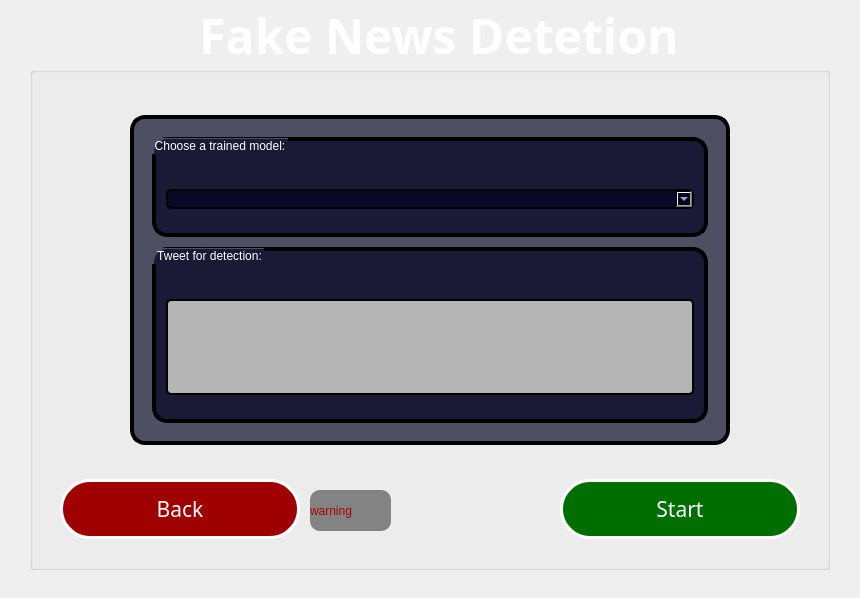
<?xml version="1.0" encoding="UTF-8"?>
<ui version="4.0">
 <class>FakeNewsWindow</class>
 <widget class="QMainWindow" name="FakeNewsWindow">
  <property name="geometry">
   <rect>
    <x>0</x>
    <y>0</y>
    <width>860</width>
    <height>598</height>
   </rect>
  </property>
  <property name="windowTitle">
   <string>Fake News Detection</string>
  </property>
  <widget class="QWidget" name="centralwidget">
   <widget class="QLabel" name="backgroundImg">
    <property name="geometry">
     <rect>
      <x>0</x>
      <y>0</y>
      <width>860</width>
      <height>600</height>
     </rect>
    </property>
    <property name="text">
     <string/>
    </property>
    <property name="pixmap">
     <pixmap>resources/background.jpg</pixmap>
    </property>
    <property name="scaledContents">
     <bool>true</bool>
    </property>
   </widget>
   <widget class="QGroupBox" name="groupBox">
    <property name="enabled">
     <bool>true</bool>
    </property>
    <property name="geometry">
     <rect>
      <x>30</x>
      <y>0</y>
      <width>800</width>
      <height>570</height>
     </rect>
    </property>
    <property name="palette">
     <palette>
      <active>
       <colorrole role="WindowText">
        <brush brushstyle="SolidPattern">
         <color alpha="255">
          <red>255</red>
          <green>255</green>
          <blue>255</blue>
         </color>
        </brush>
       </colorrole>
       <colorrole role="Button">
        <brush brushstyle="SolidPattern">
         <color alpha="255">
          <red>0</red>
          <green>0</green>
          <blue>127</blue>
         </color>
        </brush>
       </colorrole>
       <colorrole role="Text">
        <brush brushstyle="SolidPattern">
         <color alpha="255">
          <red>255</red>
          <green>255</green>
          <blue>255</blue>
         </color>
        </brush>
       </colorrole>
       <colorrole role="ButtonText">
        <brush brushstyle="SolidPattern">
         <color alpha="255">
          <red>255</red>
          <green>255</green>
          <blue>255</blue>
         </color>
        </brush>
       </colorrole>
       <colorrole role="Base">
        <brush brushstyle="SolidPattern">
         <color alpha="255">
          <red>255</red>
          <green>255</green>
          <blue>255</blue>
         </color>
        </brush>
       </colorrole>
       <colorrole role="ToolTipText">
        <brush brushstyle="SolidPattern">
         <color alpha="255">
          <red>0</red>
          <green>0</green>
          <blue>0</blue>
         </color>
        </brush>
       </colorrole>
      </active>
      <inactive>
       <colorrole role="WindowText">
        <brush brushstyle="SolidPattern">
         <color alpha="255">
          <red>255</red>
          <green>255</green>
          <blue>255</blue>
         </color>
        </brush>
       </colorrole>
       <colorrole role="Button">
        <brush brushstyle="SolidPattern">
         <color alpha="255">
          <red>0</red>
          <green>0</green>
          <blue>127</blue>
         </color>
        </brush>
       </colorrole>
       <colorrole role="Text">
        <brush brushstyle="SolidPattern">
         <color alpha="255">
          <red>255</red>
          <green>255</green>
          <blue>255</blue>
         </color>
        </brush>
       </colorrole>
       <colorrole role="ButtonText">
        <brush brushstyle="SolidPattern">
         <color alpha="255">
          <red>255</red>
          <green>255</green>
          <blue>255</blue>
         </color>
        </brush>
       </colorrole>
       <colorrole role="Base">
        <brush brushstyle="SolidPattern">
         <color alpha="255">
          <red>255</red>
          <green>255</green>
          <blue>255</blue>
         </color>
        </brush>
       </colorrole>
       <colorrole role="ToolTipText">
        <brush brushstyle="SolidPattern">
         <color alpha="255">
          <red>0</red>
          <green>0</green>
          <blue>0</blue>
         </color>
        </brush>
       </colorrole>
      </inactive>
      <disabled>
       <colorrole role="WindowText">
        <brush brushstyle="SolidPattern">
         <color alpha="255">
          <red>255</red>
          <green>255</green>
          <blue>255</blue>
         </color>
        </brush>
       </colorrole>
       <colorrole role="Button">
        <brush brushstyle="SolidPattern">
         <color alpha="255">
          <red>0</red>
          <green>0</green>
          <blue>127</blue>
         </color>
        </brush>
       </colorrole>
       <colorrole role="Text">
        <brush brushstyle="SolidPattern">
         <color alpha="255">
          <red>255</red>
          <green>255</green>
          <blue>255</blue>
         </color>
        </brush>
       </colorrole>
       <colorrole role="ButtonText">
        <brush brushstyle="SolidPattern">
         <color alpha="255">
          <red>255</red>
          <green>255</green>
          <blue>255</blue>
         </color>
        </brush>
       </colorrole>
       <colorrole role="Base">
        <brush brushstyle="SolidPattern">
         <color alpha="255">
          <red>240</red>
          <green>240</green>
          <blue>240</blue>
         </color>
        </brush>
       </colorrole>
       <colorrole role="ToolTipText">
        <brush brushstyle="SolidPattern">
         <color alpha="255">
          <red>0</red>
          <green>0</green>
          <blue>0</blue>
         </color>
        </brush>
       </colorrole>
      </disabled>
     </palette>
    </property>
    <property name="font">
     <font>
      <family>Sitka Heading</family>
      <pointsize>36</pointsize>
      <weight>75</weight>
      <bold>true</bold>
      <underline>false</underline>
     </font>
    </property>
    <property name="styleSheet">
     <string notr="true">color: rgb(255, 255, 255);</string>
    </property>
    <property name="title">
     <string>Fake News Detetion</string>
    </property>
    <property name="alignment">
     <set>Qt::AlignCenter</set>
    </property>
    <widget class="QPushButton" name="startBtn">
     <property name="enabled">
      <bool>true</bool>
     </property>
     <property name="geometry">
      <rect>
       <x>530</x>
       <y>479</y>
       <width>240</width>
       <height>60</height>
      </rect>
     </property>
     <property name="font">
      <font>
       <family>Sitka Small</family>
       <pointsize>16</pointsize>
       <weight>9</weight>
       <italic>false</italic>
       <bold>false</bold>
      </font>
     </property>
     <property name="acceptDrops">
      <bool>false</bool>
     </property>
     <property name="autoFillBackground">
      <bool>false</bool>
     </property>
     <property name="styleSheet">
      <string notr="true">background-color: rgb(0, 111, 0);

font: 75 16pt &quot;Sitka Small&quot;;
color: rgb(255, 255, 255);
border-width: 3px;
border-radius: 30px;
border-color: rgb(255, 255, 255);
border-style: solid;

alternate-background-color: rgb(135, 135, 135);</string>
     </property>
     <property name="text">
      <string>Start</string>
     </property>
     <property name="checkable">
      <bool>false</bool>
     </property>
     <property name="autoDefault">
      <bool>false</bool>
     </property>
     <property name="default">
      <bool>false</bool>
     </property>
     <property name="flat">
      <bool>false</bool>
     </property>
    </widget>
    <widget class="QPushButton" name="backBtn">
     <property name="enabled">
      <bool>true</bool>
     </property>
     <property name="geometry">
      <rect>
       <x>30</x>
       <y>479</y>
       <width>240</width>
       <height>60</height>
      </rect>
     </property>
     <property name="font">
      <font>
       <family>Sitka Small</family>
       <pointsize>16</pointsize>
       <weight>9</weight>
       <italic>false</italic>
       <bold>false</bold>
      </font>
     </property>
     <property name="acceptDrops">
      <bool>false</bool>
     </property>
     <property name="autoFillBackground">
      <bool>false</bool>
     </property>
     <property name="styleSheet">
      <string notr="true">
background-color: rgb(159, 0, 0);
font: 75 16pt &quot;Sitka Small&quot;;
color: rgb(255, 255, 255);
border-width: 3px;
border-radius: 30px;
border-color: rgb(255, 255, 255);
border-style: solid;</string>
     </property>
     <property name="text">
      <string>Back</string>
     </property>
     <property name="icon">
      <iconset>
       <normaloff>D:/My Documents/Studies/Semester_9/פרויקט מסכם - שלב ב/icons/pnghut_arrow-icon-direction-left-logo-text.png</normaloff>D:/My Documents/Studies/Semester_9/פרויקט מסכם - שלב ב/icons/pnghut_arrow-icon-direction-left-logo-text.png</iconset>
     </property>
     <property name="iconSize">
      <size>
       <width>24</width>
       <height>24</height>
      </size>
     </property>
     <property name="checkable">
      <bool>false</bool>
     </property>
     <property name="autoDefault">
      <bool>false</bool>
     </property>
     <property name="default">
      <bool>false</bool>
     </property>
     <property name="flat">
      <bool>false</bool>
     </property>
    </widget>
    <widget class="QFrame" name="verticalFrame">
     <property name="geometry">
      <rect>
       <x>100</x>
       <y>115</y>
       <width>600</width>
       <height>330</height>
      </rect>
     </property>
     <property name="font">
      <font>
       <family>Sitka Small</family>
       <pointsize>10</pointsize>
       <weight>50</weight>
       <italic>false</italic>
       <bold>false</bold>
      </font>
     </property>
     <property name="autoFillBackground">
      <bool>false</bool>
     </property>
     <property name="styleSheet">
      <string notr="true">border-width: 4px;
border-radius: 15px;
border-color: rgb(0, 0, 0);
border-style: solid;
font: 10pt &quot;Sitka Small&quot;;
color: rgb(255, 255, 255);
background-color: qlineargradient(spread:pad, x1:0.996, y1:0.0340909, x2:1, y2:0, stop:1 rgba(0, 0, 32, 170));</string>
     </property>
     <layout class="QVBoxLayout" name="verticalLayout">
      <property name="spacing">
       <number>10</number>
      </property>
      <property name="leftMargin">
       <number>18</number>
      </property>
      <property name="topMargin">
       <number>18</number>
      </property>
      <property name="rightMargin">
       <number>18</number>
      </property>
      <property name="bottomMargin">
       <number>18</number>
      </property>
      <item>
       <widget class="QGroupBox" name="verticalGroupBox">
        <property name="title">
         <string>Choose a trained model:</string>
        </property>
        <layout class="QVBoxLayout" name="verticalLayout_2" stretch="0">
         <property name="spacing">
          <number>10</number>
         </property>
         <property name="leftMargin">
          <number>10</number>
         </property>
         <property name="topMargin">
          <number>48</number>
         </property>
         <property name="rightMargin">
          <number>10</number>
         </property>
         <property name="bottomMargin">
          <number>24</number>
         </property>
         <item>
          <widget class="QComboBox" name="trainedModelsComboBox">
           <property name="styleSheet">
            <string notr="true">border-width: 2px;
border-radius: 5px;
border-color: rgb(0, 0, 0);
border-style: solid;</string>
           </property>
          </widget>
         </item>
        </layout>
       </widget>
      </item>
      <item>
       <widget class="QGroupBox" name="horizontalGroupBox">
        <property name="sizePolicy">
         <sizepolicy hsizetype="Preferred" vsizetype="Preferred">
          <horstretch>0</horstretch>
          <verstretch>0</verstretch>
         </sizepolicy>
        </property>
        <property name="minimumSize">
         <size>
          <width>0</width>
          <height>0</height>
         </size>
        </property>
        <property name="styleSheet">
         <string notr="true"/>
        </property>
        <property name="title">
         <string> Tweet for detection:</string>
        </property>
        <layout class="QHBoxLayout" name="horizontalLayout">
         <property name="spacing">
          <number>10</number>
         </property>
         <property name="leftMargin">
          <number>10</number>
         </property>
         <property name="topMargin">
          <number>48</number>
         </property>
         <property name="rightMargin">
          <number>10</number>
         </property>
         <property name="bottomMargin">
          <number>24</number>
         </property>
         <item>
          <widget class="QPlainTextEdit" name="inputTweet">
           <property name="toolTip">
            <string/>
           </property>
           <property name="accessibleDescription">
            <string/>
           </property>
           <property name="styleSheet">
            <string notr="true">border-width: 2px;
border-radius: 5px;
border-color: rgb(0, 0, 0);
border-style: solid;
background-color: rgb(181, 181, 181);
color: rgb(0, 0, 0);</string>
           </property>
           <property name="frameShape">
            <enum>QFrame::StyledPanel</enum>
           </property>
           <property name="tabChangesFocus">
            <bool>false</bool>
           </property>
           <property name="documentTitle">
            <string/>
           </property>
           <property name="plainText">
            <string/>
           </property>
           <property name="overwriteMode">
            <bool>false</bool>
           </property>
           <property name="placeholderText">
            <string>Paste your tweet here...</string>
           </property>
          </widget>
         </item>
        </layout>
       </widget>
      </item>
     </layout>
    </widget>
    <widget class="QLabel" name="errorMsg">
     <property name="geometry">
      <rect>
       <x>280</x>
       <y>490</y>
       <width>81</width>
       <height>41</height>
      </rect>
     </property>
     <property name="layoutDirection">
      <enum>Qt::RightToLeft</enum>
     </property>
     <property name="styleSheet">
      <string notr="true">background-color: qlineargradient(spread:pad, x1:0.983, y1:0.00568182, x2:0.996, y2:0, stop:1 rgba(48, 48, 48, 143));
color: rgb(170, 0, 0);
font: 75 8pt &quot;System&quot;;
border-radius: 10px;
border-style: solid;
border-width: 0px
</string>
     </property>
     <property name="text">
      <string>warning</string>
     </property>
     <property name="margin">
      <number>5</number>
     </property>
    </widget>
   </widget>
  </widget>
 </widget>
 <resources/>
 <connections/>
</ui>
